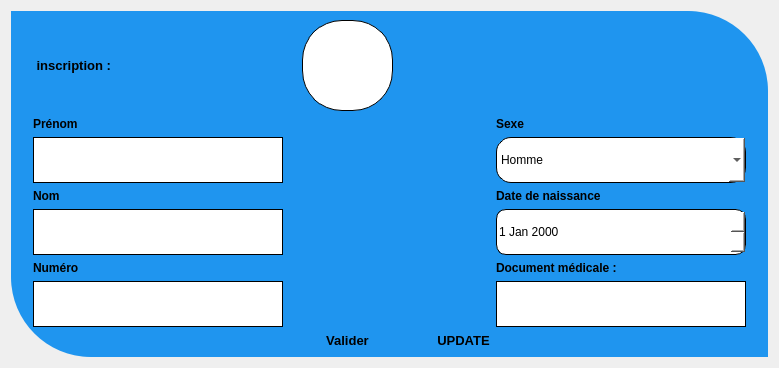
         <widget class="QWidget" name="page_ajoutP">
          <layout class="QGridLayout" name="gridLayout_6">
           <item row="0" column="0">
            <widget class="QWidget" name="widget_2" native="true">
             <property name="maximumSize">
              <size>
               <width>1000</width>
               <height>700</height>
              </size>
             </property>
             <property name="styleSheet">
              <string notr="true">border-radius: 0;  
background-color: rgb(31, 149, 239);
border-top-right-radius: 80px; 
border-bottom-left-radius: 80px;
 </string>
             </property>
             <layout class="QGridLayout" name="gridLayout_5">
              <item row="4" column="1">
               <widget class="QLabel" name="label_7">
                <property name="maximumSize">
                 <size>
                  <width>36</width>
                  <height>19</height>
                 </size>
                </property>
                <property name="font">
                 <font>
                  <pointsize>9</pointsize>
                  <weight>75</weight>
                  <bold>true</bold>
                 </font>
                </property>
                <property name="styleSheet">
                 <string notr="true">background-color: rgb(31, 149, 239);</string>
                </property>
                <property name="text">
                 <string>Nom </string>
                </property>
               </widget>
              </item>
              <item row="5" column="8">
               <widget class="QLabel" name="label_15">
                <property name="maximumSize">
                 <size>
                  <width>30</width>
                  <height>30</height>
                 </size>
                </property>
                <property name="text">
                 <string/>
                </property>
                <property name="pixmap">
                 <pixmap resource="icon.qrc">:/icon_ajout_P_N/ressource/icon_n/icon_ajoutPn/schedule.png</pixmap>
                </property>
                <property name="scaledContents">
                 <bool>true</bool>
                </property>
               </widget>
              </item>
              <item row="5" column="1">
               <widget class="QLineEdit" name="LineEdit_nom_pat">
                <property name="minimumSize">
                 <size>
                  <width>250</width>
                  <height>46</height>
                 </size>
                </property>
                <property name="maximumSize">
                 <size>
                  <width>300</width>
                  <height>46</height>
                 </size>
                </property>
                <property name="font">
                 <font>
                  <pointsize>13</pointsize>
                 </font>
                </property>
                <property name="styleSheet">
                 <string notr="true"> border: 1px solid black; 
background-color: rgb(255, 255, 255);</string>
                </property>
               </widget>
              </item>
              <item row="7" column="1">
               <widget class="QLineEdit" name="LineEdit_num_pat">
                <property name="minimumSize">
                 <size>
                  <width>250</width>
                  <height>46</height>
                 </size>
                </property>
                <property name="maximumSize">
                 <size>
                  <width>300</width>
                  <height>46</height>
                 </size>
                </property>
                <property name="font">
                 <font>
                  <pointsize>13</pointsize>
                 </font>
                </property>
                <property name="styleSheet">
                 <string notr="true"> border: 1px solid black; 
background-color: rgb(255, 255, 255);</string>
                </property>
               </widget>
              </item>
              <item row="8" column="5">
               <widget class="QPushButton" name="update_patient">
                <property name="font">
                 <font>
                  <pointsize>10</pointsize>
                  <weight>75</weight>
                  <bold>true</bold>
                 </font>
                </property>
                <property name="text">
                 <string>UPDATE</string>
                </property>
                <property name="icon">
                 <iconset resource="icon.qrc">
                  <normaloff>:/icon_tabN/ressource/icon_n/icon_tabN/update.png</normaloff>:/icon_tabN/ressource/icon_n/icon_tabN/update.png</iconset>
                </property>
               </widget>
              </item>
              <item row="0" column="0">
               <widget class="QLabel" name="label_19">
                <property name="maximumSize">
                 <size>
                  <width>25</width>
                  <height>25</height>
                 </size>
                </property>
                <property name="styleSheet">
                 <string notr="true">background-color: rgb(31, 149, 239);</string>
                </property>
                <property name="text">
                 <string/>
                </property>
                <property name="pixmap">
                 <pixmap resource="icon.qrc">:/icon_ajout_P_N/ressource/icon_n/icon_ajoutPn/add-account.png</pixmap>
                </property>
                <property name="scaledContents">
                 <bool>true</bool>
                </property>
               </widget>
              </item>
              <item row="8" column="3">
               <widget class="QPushButton" name="valider_pat">
                <property name="font">
                 <font>
                  <pointsize>10</pointsize>
                  <weight>75</weight>
                  <bold>true</bold>
                 </font>
                </property>
                <property name="text">
                 <string>Valider</string>
                </property>
                <property name="icon">
                 <iconset resource="icon.qrc">
                  <normaloff>:/icon_ajout_P_N/ressource/icon_n/icon_ajoutPn/add-account.png</normaloff>:/icon_ajout_P_N/ressource/icon_n/icon_ajoutPn/add-account.png</iconset>
                </property>
                <property name="iconSize">
                 <size>
                  <width>26</width>
                  <height>21</height>
                 </size>
                </property>
               </widget>
              </item>
              <item row="3" column="2">
               <widget class="QLabel" name="label_12">
                <property name="minimumSize">
                 <size>
                  <width>0</width>
                  <height>0</height>
                 </size>
                </property>
                <property name="maximumSize">
                 <size>
                  <width>21</width>
                  <height>21</height>
                 </size>
                </property>
                <property name="styleSheet">
                 <string notr="true">background-color: rgb(31, 149, 239);</string>
                </property>
                <property name="text">
                 <string/>
                </property>
                <property name="pixmap">
                 <pixmap resource="icon.qrc">:/icon_ajout_P_N/ressource/icon_n/icon_ajoutPn/pen.png</pixmap>
                </property>
                <property name="scaledContents">
                 <bool>true</bool>
                </property>
               </widget>
              </item>
              <item row="6" column="7">
               <widget class="QLabel" name="label_9">
                <property name="maximumSize">
                 <size>
                  <width>150</width>
                  <height>19</height>
                 </size>
                </property>
                <property name="font">
                 <font>
                  <pointsize>9</pointsize>
                  <weight>75</weight>
                  <bold>true</bold>
                 </font>
                </property>
                <property name="styleSheet">
                 <string notr="true">
border:none; 
background-color: rgb(31, 149, 239);</string>
                </property>
                <property name="text">
                 <string>Document médicale :</string>
                </property>
               </widget>
              </item>
              <item row="6" column="1">
               <widget class="QLabel" name="label_8">
                <property name="maximumSize">
                 <size>
                  <width>80</width>
                  <height>19</height>
                 </size>
                </property>
                <property name="font">
                 <font>
                  <pointsize>9</pointsize>
                  <weight>75</weight>
                  <bold>true</bold>
                 </font>
                </property>
                <property name="styleSheet">
                 <string notr="true">background-color: rgb(31, 149, 239);</string>
                </property>
                <property name="text">
                 <string>Numéro</string>
                </property>
               </widget>
              </item>
              <item row="2" column="7">
               <widget class="QLabel" name="label_10">
                <property name="maximumSize">
                 <size>
                  <width>36</width>
                  <height>19</height>
                 </size>
                </property>
                <property name="font">
                 <font>
                  <pointsize>9</pointsize>
                  <weight>75</weight>
                  <bold>true</bold>
                 </font>
                </property>
                <property name="styleSheet">
                 <string notr="true">border:none; 
background-color: rgb(31, 149, 239);</string>
                </property>
                <property name="text">
                 <string>Sexe</string>
                </property>
               </widget>
              </item>
              <item row="7" column="8">
               <widget class="QLabel" name="label_16">
                <property name="maximumSize">
                 <size>
                  <width>30</width>
                  <height>30</height>
                 </size>
                </property>
                <property name="text">
                 <string/>
                </property>
                <property name="pixmap">
                 <pixmap resource="icon.qrc">:/icon_ajout_P_N/ressource/icon_n/icon_ajoutPn/add-document.png</pixmap>
                </property>
                <property name="scaledContents">
                 <bool>true</bool>
                </property>
               </widget>
              </item>
              <item row="2" column="1">
               <widget class="QLabel" name="label_6">
                <property name="maximumSize">
                 <size>
                  <width>70</width>
                  <height>19</height>
                 </size>
                </property>
                <property name="font">
                 <font>
                  <pointsize>9</pointsize>
                  <weight>75</weight>
                  <bold>true</bold>
                 </font>
                </property>
                <property name="styleSheet">
                 <string notr="true">border:none; 
 background-color: rgb(31, 149, 239);</string>
                </property>
                <property name="text">
                 <string>Prénom </string>
                </property>
               </widget>
              </item>
              <item row="0" column="1">
               <widget class="QLabel" name="label_5">
                <property name="maximumSize">
                 <size>
                  <width>162</width>
                  <height>21</height>
                 </size>
                </property>
                <property name="font">
                 <font>
                  <pointsize>10</pointsize>
                  <weight>75</weight>
                  <bold>true</bold>
                 </font>
                </property>
                <property name="styleSheet">
                 <string notr="true">background-color: rgb(31, 149, 239);</string>
                </property>
                <property name="text">
                 <string> inscription :</string>
                </property>
               </widget>
              </item>
              <item row="3" column="7">
               <widget class="QComboBox" name="comboBox_sexe_pat">
                <property name="minimumSize">
                 <size>
                  <width>250</width>
                  <height>46</height>
                 </size>
                </property>
                <property name="maximumSize">
                 <size>
                  <width>261</width>
                  <height>46</height>
                 </size>
                </property>
                <property name="styleSheet">
                 <string notr="true">  border: 1px solid black; 
background-color: rgb(255, 255, 255);
 border-radius: 15px;</string>
                </property>
                <item>
                 <property name="text">
                  <string>Homme</string>
                 </property>
                </item>
                <item>
                 <property name="text">
                  <string>Femme</string>
                 </property>
                </item>
               </widget>
              </item>
              <item row="0" column="3">
               <widget class="QLabel" name="label_imageP">
                <property name="minimumSize">
                 <size>
                  <width>91</width>
                  <height>91</height>
                 </size>
                </property>
                <property name="maximumSize">
                 <size>
                  <width>91</width>
                  <height>91</height>
                 </size>
                </property>
                <property name="styleSheet">
                 <string notr="true">#label_imageP {
	background-color: rgb(255, 255, 255);
 
    border-radius:  40% ;
 border: 1px solid black; 
}</string>
                </property>
                <property name="text">
                 <string/>
                </property>
               </widget>
              </item>
              <item row="4" column="7">
               <widget class="QLabel" name="label_11">
                <property name="maximumSize">
                 <size>
                  <width>150</width>
                  <height>19</height>
                 </size>
                </property>
                <property name="font">
                 <font>
                  <pointsize>9</pointsize>
                  <weight>75</weight>
                  <bold>true</bold>
                 </font>
                </property>
                <property name="styleSheet">
                 <string notr="true">
border:none; 
background-color: rgb(31, 149, 239);</string>
                </property>
                <property name="text">
                 <string>Date de naissance</string>
                </property>
               </widget>
              </item>
              <item row="5" column="7">
               <widget class="QDateEdit" name="dateEdit_N_pat">
                <property name="enabled">
                 <bool>true</bool>
                </property>
                <property name="minimumSize">
                 <size>
                  <width>250</width>
                  <height>46</height>
                 </size>
                </property>
                <property name="maximumSize">
                 <size>
                  <width>261</width>
                  <height>50</height>
                 </size>
                </property>
                <property name="styleSheet">
                 <string notr="true"> border: 1px solid black; 
background-color: rgb(255, 255, 255);
 border-radius: 10px;</string>
                </property>
               </widget>
              </item>
              <item row="5" column="2">
               <widget class="QLabel" name="label_13">
                <property name="maximumSize">
                 <size>
                  <width>21</width>
                  <height>21</height>
                 </size>
                </property>
                <property name="styleSheet">
                 <string notr="true">background-color: rgb(31, 149, 239);</string>
                </property>
                <property name="text">
                 <string/>
                </property>
                <property name="pixmap">
                 <pixmap resource="icon.qrc">:/icon_ajout_P_N/ressource/icon_n/icon_ajoutPn/pen.png</pixmap>
                </property>
                <property name="scaledContents">
                 <bool>true</bool>
                </property>
               </widget>
              </item>
              <item row="3" column="8">
               <widget class="QLabel" name="label_4">
                <property name="maximumSize">
                 <size>
                  <width>30</width>
                  <height>30</height>
                 </size>
                </property>
                <property name="text">
                 <string/>
                </property>
                <property name="textFormat">
                 <enum>Qt::AutoText</enum>
                </property>
                <property name="pixmap">
                 <pixmap resource="icon.qrc">:/icon_ajout_P_N/ressource/icon_n/icon_ajoutPn/gender.png</pixmap>
                </property>
                <property name="scaledContents">
                 <bool>true</bool>
                </property>
               </widget>
              </item>
              <item row="7" column="7">
               <widget class="QLineEdit" name="LineEdit_doc_pat">
                <property name="minimumSize">
                 <size>
                  <width>250</width>
                  <height>46</height>
                 </size>
                </property>
                <property name="maximumSize">
                 <size>
                  <width>261</width>
                  <height>46</height>
                 </size>
                </property>
                <property name="font">
                 <font>
                  <pointsize>13</pointsize>
                 </font>
                </property>
                <property name="styleSheet">
                 <string notr="true"> border: 1px solid black; 
background-color: rgb(255, 255, 255);</string>
                </property>
               </widget>
              </item>
              <item row="3" column="1">
               <widget class="QLineEdit" name="LineEdit_prenom_pat">
                <property name="minimumSize">
                 <size>
                  <width>250</width>
                  <height>46</height>
                 </size>
                </property>
                <property name="maximumSize">
                 <size>
                  <width>300</width>
                  <height>46</height>
                 </size>
                </property>
                <property name="font">
                 <font>
                  <pointsize>13</pointsize>
                 </font>
                </property>
                <property name="styleSheet">
                 <string notr="true"> border: 1px solid black; 
background-color: rgb(255, 255, 255);</string>
                </property>
                <property name="text">
                 <string/>
                </property>
               </widget>
              </item>
              <item row="7" column="2">
               <widget class="QLabel" name="label_14">
                <property name="maximumSize">
                 <size>
                  <width>21</width>
                  <height>21</height>
                 </size>
                </property>
                <property name="styleSheet">
                 <string notr="true">background-color: rgb(31, 149, 239);</string>
                </property>
                <property name="text">
                 <string/>
                </property>
                <property name="pixmap">
                 <pixmap resource="icon.qrc">:/icon_ajout_P_N/ressource/icon_n/icon_ajoutPn/telephone.png</pixmap>
                </property>
                <property name="scaledContents">
                 <bool>true</bool>
                </property>
               </widget>
              </item>
              <item row="0" column="4">
               <widget class="QPushButton" name="add_img_pat">
                <property name="text">
                 <string/>
                </property>
                <property name="icon">
                 <iconset resource="icon.qrc">
                  <normaloff>:/icon_ajout_P_N/ressource/icon_n/icon_ajoutPn/picture.png</normaloff>:/icon_ajout_P_N/ressource/icon_n/icon_ajoutPn/picture.png</iconset>
                </property>
               </widget>
              </item>
             </layout>
            </widget>
           </item>
          </layout>
         </widget>
